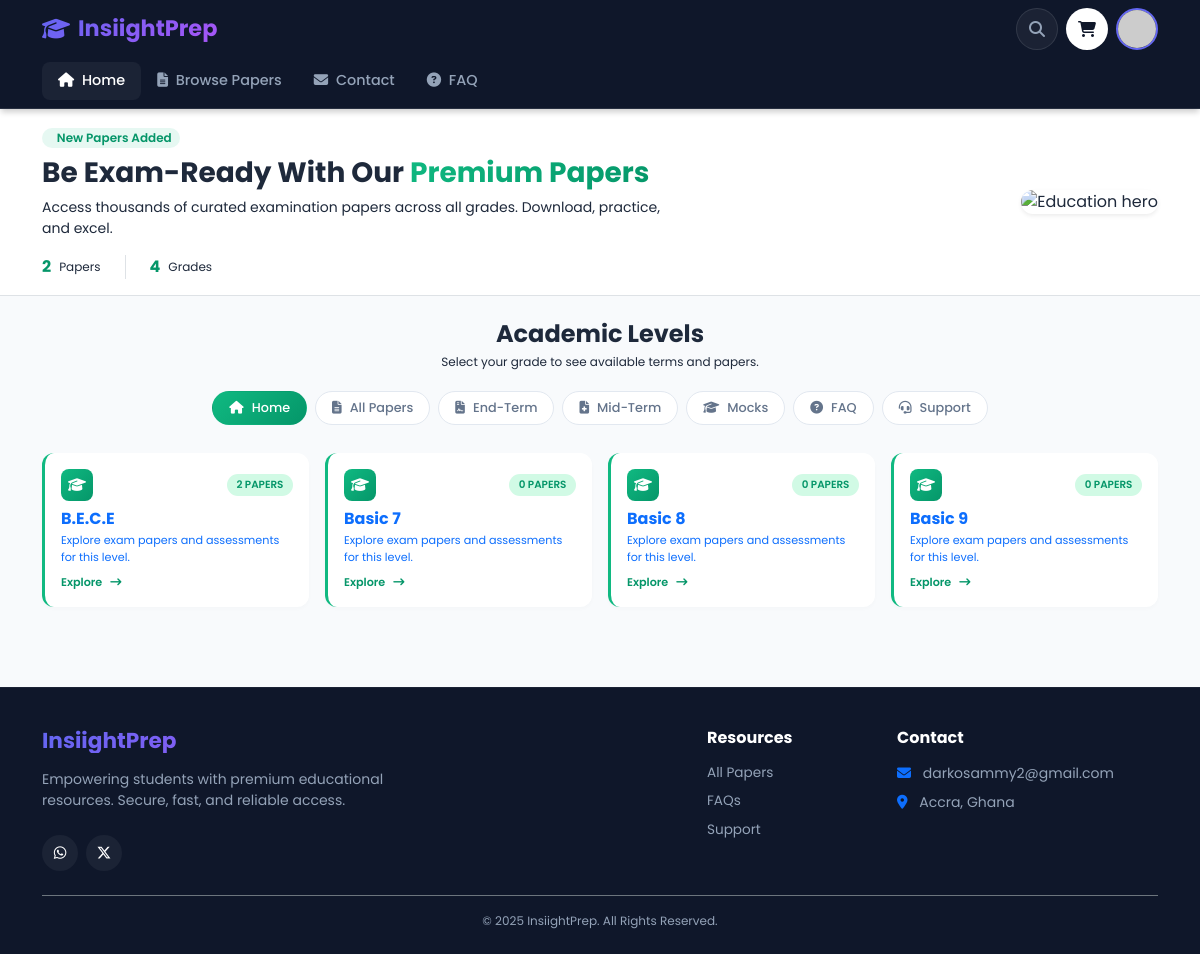
The app's page / (signed in) with its own data.
### shop/models.py (models this page shows, shortened)
class Classes(models.Model):
    name = models.CharField(max_length=100, help_text="e.g., JHS 1, Basic 7")
    slug = models.SlugField(max_length=100, unique=True)
    description = models.TextField(blank=True)
    class Meta:
        verbose_name = 'Class (Grade)'
        verbose_name_plural = 'Classes (Grades)'
        ordering = ('name',)
    def get_paper_count(self):
        return self.papers.count()

### shop/views.py (the view)
# urls.py: path('', views.class_list, name='class_list'),
def class_list(request):
    return render(request, 'shop/class_list.html', {
        'classes': Classes.objects.all(),
        'total_papers': QuestionPaper.objects.filter(is_available=True).count(),
        'total_downloads': DownloadHistory.objects.count(),
    })

### shop/cart.py (called while the page is built)
    def __len__(self):
        return sum(item['quantity'] for item in self.cart.values())

### shop/context_processors.py (called while the page is built)
def current_year(request):
    return {
        'current_year': timezone.now().year
    }

def cart(request):
    return {'cart': Cart(request)}

### shop/templates/shop/class_list.html (shortened to what this page needs)
{% extends 'base.html' %}
{% load static %}
{% block content %}
<div class="bg-white border-bottom mb-4 py-3">
    <div class="container">
        <div class="row align-items-center g-4">
            <div class="col-lg-7 animate__animated animate__fadeInLeft">
                <span class="badge bg-emerald-soft text-emerald px-2 py-1 rounded-pill mb-2 x-small fw-semibold">
                     New Papers Added
                </span>
                <h1 class="h3 fw-bold mb-2">
                    Be Exam-Ready With Our <span class="text-emerald-gradient">Premium Papers</span>
                </h1>
                <p class="small text-slate-500 mb-3">
                    Access thousands of curated examination papers across all grades. Download, practice, and excel.
                </p>
                <div class="d-flex align-items-center gap-4 mt-2">
                    <div class="d-flex align-items-center">
                        <div class="fw-bold text-emerald me-2">{{ total_papers|default:"100+" }}</div>
                        <div class="x-small text-slate-400">Papers</div>
                    </div>
                    <div class="d-flex align-items-center border-start ps-4">
                        <div class="fw-bold text-emerald me-2">{{ classes|length }}</div>
                        <div class="x-small text-slate-400">Grades</div>
                    </div>
                </div>
            </div>
            <div class="col-lg-5 d-none d-lg-block animate__animated animate__fadeInRight text-end">
                <img src="https://img.freepik.com/free-photo/back-school-concept-with-copy-space_23-2148587570.jpg?t=st=1740412800~exp=1740416400~hmac=7b8b8b8b8b8b8b8b8b8b8b8b8b8b8b8b"
                     class="img-fluid rounded-4 shadow-sm"
                     alt="Education hero"
                     style="max-height: 180px; width: 100%; object-fit: cover;">
            </div>
        </div>
    </div>
</div>
<div class="container" id="browse-levels">
    <div class="text-center mb-4">
        <h2 class="fw-bold mb-1 h4">Academic Levels</h2>
        <p class="text-slate-500 x-small mb-3">Select your grade to see available terms and papers.</p>
        <div class="quick-nav-wrapper fade-in-up">
            <div class="quick-nav-scroll">
                <a href="{% url 'shop:class_list' %}" class="quick-nav-pill active-emerald">
                    <i class="fas fa-home me-2"></i> Home
                </a>
                <a href="{% url 'shop:all_papers' %}" class="quick-nav-pill">
                    <i class="fas fa-file-lines me-2"></i> All Papers
                </a>
                <a href="{% url 'shop:papers_by_type' exam_type='endterm' %}" class="quick-nav-pill">
                    <i class="fas fa-file-contract me-2"></i> End-Term
                </a>
                <a href="{% url 'shop:papers_by_type' exam_type='midterm' %}" class="quick-nav-pill">
                    <i class="fas fa-file-medical me-2"></i> Mid-Term
                </a>
                <a href="{% url 'shop:papers_by_type' exam_type='mock' %}" class="quick-nav-pill">
                    <i class="fas fa-graduation-cap me-2"></i> Mocks
                </a>
                <a href="{% url 'shop:faq' %}" class="quick-nav-pill">
                    <i class="fas fa-circle-question me-2"></i> FAQ
                </a>
                <a href="{% url 'shop:contact_us' %}" class="quick-nav-pill">
                    <i class="fas fa-headset me-2"></i> Support
                </a>
            </div>
        </div>
    </div>
    <div class="row g-3 mb-5 row-cols-1 row-cols-sm-2 row-cols-md-3 row-cols-xl-4 justify-content-center">
        {% for class_obj in classes %}
            <div class="col animate__animated animate__fadeInUp" style="animation-delay: {{ forloop.counter0|add:1 }}00ms">
                <a href="{% url 'shop:term_list' class_obj.slug %}" class="text-decoration-none group">
                    <div class="modern-card compact-card h-100 card-emerald">
                        <div class="d-flex align-items-center justify-content-between mb-2 position-relative">
                            <div class="icon-box-emerald">
                                <i class="fas fa-graduation-cap"></i>
                            </div>
                            <span class="paper-badge-emerald">
                                {{ class_obj.get_paper_count }} papers
                            </span>
                        </div>
                        <h6 class="fw-bold text-slate-800 mb-1 group-hover:text-emerald transition-colors position-relative">
                            {{ class_obj.name }}
                        </h6>
                        <p class="text-slate-500 xx-small mb-2 flex-grow-1 position-relative">
                            {{ class_obj.description|default:"Explore exam papers and assessments for this level."|truncatechars:60 }}
                        </p>
                        <div class="d-flex align-items-center text-emerald fw-semibold xx-small position-relative">
                            Explore <i class="fas fa-arrow-right-long ms-2"></i>
                        </div>
                    </div>
                </a>
            </div>
        {% endfor %}
    </div>
</div>
{% endblock %}

### templates/base.html (style rules this page uses)
:root { --primary-gradient: linear-gradient(135deg, #6366f1 0%, #a855f7 100%); --secondary-gradient: linear-gradient(135deg, #3b82f6 0%, #2dd4bf 100%); --dark-bg: #0f172a; --accent-color: #f43f5e; --card-shadow: 0 10px 15px -3px rgba(0, 0, 0, 0.1), 0 4px 6px -2px rgba(0, 0, 0, 0.05); --hover-shadow: 0 20px 25px -5px rgba(0, 0, 0, 0.1), 0 10px 10px -5px rgba(0, 0, 0, 0.04); }
* { box-sizing: border-box; }
html, body { overflow-x: hidden; width: 100%; margin: 0; padding: 0; -webkit-overflow-scrolling: touch; }
body { font-family: 'Poppins', sans-serif; background-color: #f8fafc; color: #1e293b; min-height: 100vh; display: flex; flex-direction: column; }

### shop/templates/shop/class_list.html (style rules this page uses)
:root { --emerald-primary: #10b981; --emerald-dark: #059669; --emerald-gradient: linear-gradient(135deg, #10b981 0%, #059669 100%); }
.bg-emerald-soft { background: rgba(16, 185, 129, 0.1); }
.text-emerald { color: var(--emerald-dark); }
.text-emerald-gradient { background: var(--emerald-gradient); -webkit-background-clip: text; -webkit-text-fill-color: transparent; }
.card-emerald { border-left: 3px solid var(--emerald-primary) !important; background: #ffffff !important; box-shadow: 0 2px 4px rgba(0,0,0,0.02) !important; }
.icon-box-emerald { width: 32px; height: 32px; background: var(--emerald-gradient); color: white; border-radius: 0.5rem; display: flex; align-items: center; justify-content: center; font-size: 0.9rem; }
.paper-badge-emerald { font-size: 0.65rem; font-weight: 600; color: var(--emerald-dark); background: #d1fae5; padding: 0.2rem 0.6rem; border-radius: 2rem; text-transform: uppercase; }
.quick-nav-pill.active-emerald { background: var(--emerald-gradient); color: white; border-color: transparent; }
.x-small { font-size: 0.75rem; }
.xx-small { font-size: 0.7rem; }
.compact-card { padding: 1rem !important; border-radius: 0.75rem !important; }
.quick-nav-wrapper { overflow: hidden; margin-bottom: 1.5rem; }
.quick-nav-scroll { display: flex; flex-wrap: wrap; justify-content: center; gap: 0.5rem; padding: 0.25rem; }
.quick-nav-pill { display: inline-flex; align-items: center; padding: 0.4rem 1rem; background: white; border: 1px solid #e2e8f0; border-radius: 2rem; color: #64748b; text-decoration: none; font-size: 0.8rem; font-weight: 500; transition: all 0.3s ease; white-space: nowrap; }

### records on screen
Classes: get_paper_count "2", name "B.E.C.E", description "Explore exam papers and assessments for this level."
Classes: get_paper_count "0", name "Basic 7", description "Explore exam papers and assessments for this level."
Classes: get_paper_count "0", name "Basic 8", description "Explore exam papers and assessments for this level."
Classes: get_paper_count "0", name "Basic 9", description "Explore exam papers and assessments for this level."

### other values on screen
{{ total_papers|default:"100+" }} "2"
{{ classes|length }} "4"
